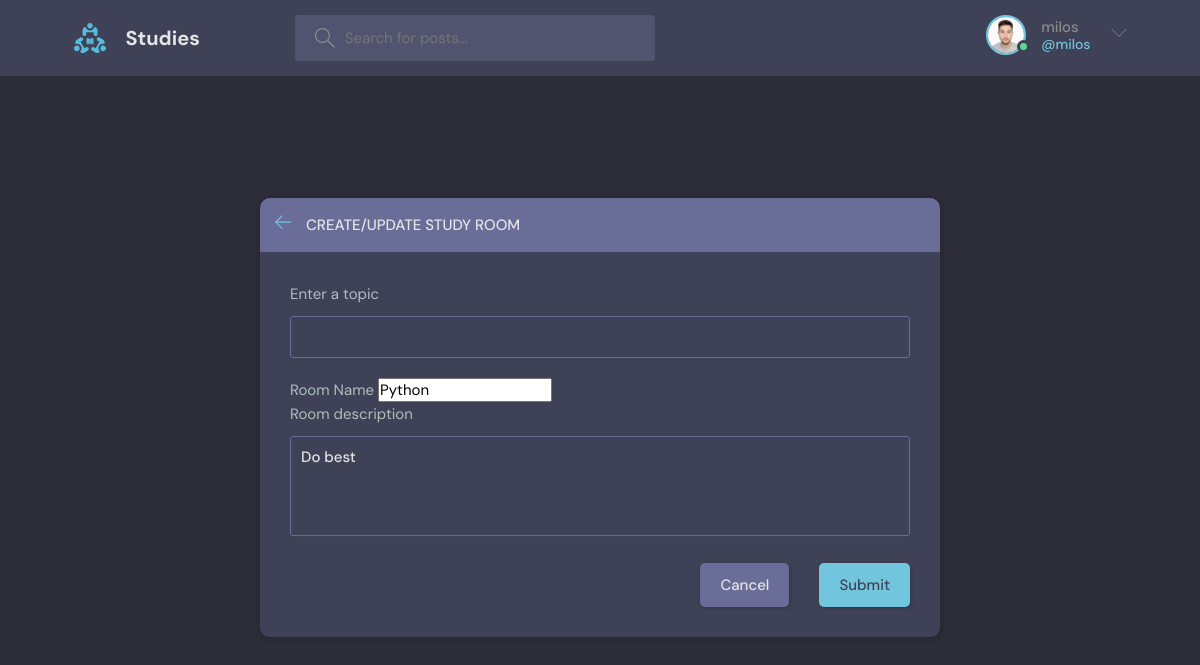
Page /update-room/1 (signed in) on the committed database.
### base/models.py (models this page shows, shortened)
class User(AbstractUser):
    name=models.CharField(max_length=200,null=True)
    email=models.EmailField(unique=True,null=True)
    bio=models.TextField(null=True)
    avatar=models.ImageField(null=True,default='avatar.svg')
    USERNAME_FIELD='email'
    REQUIRED_FIELDS=[]

class Room(models.Model):
    host=models.ForeignKey(User,on_delete=models.SET_NULL,null=True)
    topic=models.ForeignKey(Topic,on_delete=models.SET_NULL,null=True)
    name=models.CharField(max_length=200)
    description=models.TextField(null=True,blank=True)
    participants=models.ManyToManyField(User,related_name="participants",blank=True)
    updated=models.DateTimeField(auto_now=True)
    created=models.DateTimeField(auto_now_add=True)
    class Meta:
        ordering=['-updated','-created']

### base/views.py (the view, shortened to what this page needs)
# urls.py: path('update-room/<str:pk>',v.updateRoom,name='update-room'),
@login_required(login_url='login')
def updateRoom(request,pk):
    room=Room.objects.get(id=pk)
    form=RoomForm(instance=room)
    topics=Topic.objects.all()
    if request.user != room.host:
        return HttpResponse('You are not allowed to update room.')
    context={'form':form,'topics':topics}
    return render(request,'base/room_form.html',context)

### base/forms.py
class RoomForm(ModelForm):
    class Meta:
        model=Room
        fields='__all__'
        exclude=['host','participants']

### base/templates/base/room_form.html (shortened to what this page needs)
{% extends 'main.html' %}
{% block content %}
  <main class="create-room layout">
    <div class="container">
      <div class="layout__box">
        <div class="layout__boxHeader">
          <div class="layout__boxTitle">
            <a href="{% url  'home' %}">
              <svg version="1.1" xmlns="http://www.w3.org/2000/svg" width="32" height="32" viewBox="0 0 32 32">
                <title>arrow-left</title>
                <path
                  d="M13.723 2.286l-13.723 13.714 13.719 13.714 1.616-1.611-10.96-10.96h27.625v-2.286h-27.625l10.965-10.965-1.616-1.607z">
                </path>
              </svg>
            </a>
            <h3>Create/Update Study Room</h3>
          </div>
        </div>
        <div class="layout__body">
          <form class="form" action="#" method="POST">
            <div class="form__group">
              <label for="room_name">Enter a topic</label>
              <input required  type="text" name="topic" value="{{room.topic.name}}" list="topic-list"/>
            </div>
            <div class="form_group">
              <label for="room_name">Room Name</label>
               {{form.name}}
              </div>
            <div class="form__group">
              <label for="room_description">Room description</label>
              {{form.description}}
            </div>
            <div class="form__action">
              <a class="btn btn--dark" href="{% url 'home' %}">Cancel</a>
              <button class="btn btn--main" type="submit">Submit </button>
            </div>
          </form>
        </div>
      </div>
    </div>
  </main>
  {% endblock %}

### templates/navbar.html (shortened to what this page needs)
{% load static %}
<header class="header header--loggedIn">
    <div class="container">
      <a href="{% url 'home' %}" class="header__logo">
        <img src="{% static 'images/logo.svg' %}" />
        <h1>Studies</h1>
      </a>
      <form class="header__search" method="GET" action="{% url 'home' %}">
        <label>
          <input name="q" placeholder="Search for posts..." />
        </label>
      </form>
      <nav class="header__menu">
        {% if request.user.is_authenticated %}
        <div class="header__user">
          <a href="{% url 'update-user' %}">
            <div class="avatar avatar--medium active">
              <img src="{{request.user.avatar.url}}" />
            </div>
            <p>{{request.user.username}} <span>@{{request.user.username}}</span></p>
          </a>
          <button class="dropdown-button">
            <svg version="1.1" xmlns="http://www.w3.org/2000/svg" width="32" height="32" viewBox="0 0 32 32">
              <title>chevron-down</title>
              <path d="M16 21l-13-13h-3l16 16 16-16h-3l-13 13z"></path>
            </svg>
          </button>
        </div>
        {% else %}
        <a href="{% url 'login' %}">
          <img src="{% static 'images/avatar.svg' %}" />
          <p>Login</p>
        </a>
        {% endif %}
      </nav>
    </div>
  </header>

### rows in the picture
User: user.avatar (picture), user.username "milos"
Room: name "Python", description "Do best"
